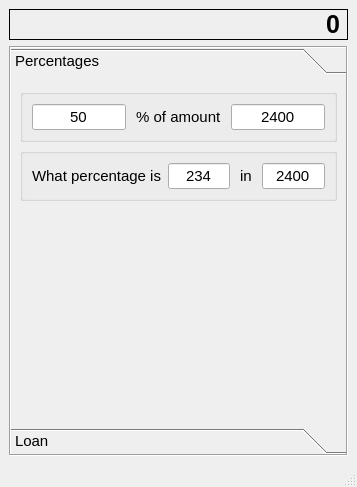
<?xml version="1.0" encoding="UTF-8"?>
<ui version="4.0">
 <class>MainWindow</class>
 <widget class="QMainWindow" name="MainWindow">
  <property name="geometry">
   <rect>
    <x>0</x>
    <y>0</y>
    <width>357</width>
    <height>487</height>
   </rect>
  </property>
  <property name="windowTitle">
   <string>MyCalculators</string>
  </property>
  <widget class="QWidget" name="centralwidget">
   <layout class="QGridLayout" name="gridLayout">
    <item row="1" column="0">
     <widget class="QToolBox" name="toolBox">
      <property name="font">
       <font>
        <pointsize>11</pointsize>
       </font>
      </property>
      <property name="frameShape">
       <enum>QFrame::Box</enum>
      </property>
      <property name="frameShadow">
       <enum>QFrame::Sunken</enum>
      </property>
      <property name="currentIndex">
       <number>0</number>
      </property>
      <widget class="QWidget" name="page">
       <property name="geometry">
        <rect>
         <x>0</x>
         <y>0</y>
         <width>337</width>
         <height>347</height>
        </rect>
       </property>
       <attribute name="label">
        <string>Percentages</string>
       </attribute>
       <layout class="QGridLayout" name="gridLayout_2">
        <item row="0" column="0">
         <widget class="QGroupBox" name="groupBox">
          <property name="title">
           <string/>
          </property>
          <layout class="QGridLayout" name="gridLayout_3">
           <item row="0" column="2">
            <widget class="QLineEdit" name="lineEdit">
             <property name="text">
              <string>2400</string>
             </property>
             <property name="alignment">
              <set>Qt::AlignCenter</set>
             </property>
            </widget>
           </item>
           <item row="0" column="0">
            <widget class="QLineEdit" name="lineEdit_2">
             <property name="text">
              <string>50</string>
             </property>
             <property name="alignment">
              <set>Qt::AlignCenter</set>
             </property>
            </widget>
           </item>
           <item row="0" column="1">
            <widget class="QLabel" name="label_2">
             <property name="text">
              <string> % of amount </string>
             </property>
            </widget>
           </item>
          </layout>
         </widget>
        </item>
        <item row="1" column="0">
         <widget class="QGroupBox" name="groupBox_2">
          <property name="title">
           <string/>
          </property>
          <layout class="QGridLayout" name="gridLayout_4">
           <item row="0" column="3">
            <widget class="QLineEdit" name="lineEdit_4">
             <property name="text">
              <string>2400</string>
             </property>
             <property name="alignment">
              <set>Qt::AlignCenter</set>
             </property>
            </widget>
           </item>
           <item row="0" column="1">
            <widget class="QLineEdit" name="lineEdit_3">
             <property name="text">
              <string>234</string>
             </property>
             <property name="alignment">
              <set>Qt::AlignCenter</set>
             </property>
            </widget>
           </item>
           <item row="0" column="0">
            <widget class="QLabel" name="label_3">
             <property name="text">
              <string>What percentage is</string>
             </property>
            </widget>
           </item>
           <item row="0" column="2">
            <widget class="QLabel" name="label_4">
             <property name="text">
              <string> in </string>
             </property>
            </widget>
           </item>
          </layout>
         </widget>
        </item>
        <item row="2" column="0">
         <spacer name="verticalSpacer">
          <property name="orientation">
           <enum>Qt::Vertical</enum>
          </property>
          <property name="sizeHint" stdset="0">
           <size>
            <width>20</width>
            <height>240</height>
           </size>
          </property>
         </spacer>
        </item>
       </layout>
      </widget>
      <widget class="QWidget" name="page_2">
       <property name="geometry">
        <rect>
         <x>0</x>
         <y>0</y>
         <width>96</width>
         <height>26</height>
        </rect>
       </property>
       <attribute name="label">
        <string>Loan</string>
       </attribute>
      </widget>
     </widget>
    </item>
    <item row="0" column="0">
     <widget class="QLabel" name="label">
      <property name="font">
       <font>
        <pointsize>19</pointsize>
        <weight>75</weight>
        <bold>true</bold>
       </font>
      </property>
      <property name="frameShape">
       <enum>QFrame::Box</enum>
      </property>
      <property name="text">
       <string>0</string>
      </property>
      <property name="alignment">
       <set>Qt::AlignRight|Qt::AlignTrailing|Qt::AlignVCenter</set>
      </property>
     </widget>
    </item>
   </layout>
  </widget>
  <widget class="QStatusBar" name="statusbar"/>
 </widget>
 <tabstops>
  <tabstop>lineEdit_2</tabstop>
  <tabstop>lineEdit</tabstop>
  <tabstop>lineEdit_3</tabstop>
  <tabstop>lineEdit_4</tabstop>
 </tabstops>
 <resources/>
 <connections>
  <connection>
   <sender>lineEdit</sender>
   <signal>returnPressed()</signal>
   <receiver>MainWindow</receiver>
   <slot>doRun()</slot>
   <hints>
    <hint type="sourcelabel">
     <x>472</x>
     <y>104</y>
    </hint>
    <hint type="destinationlabel">
     <x>507</x>
     <y>103</y>
    </hint>
   </hints>
  </connection>
  <connection>
   <sender>lineEdit_4</sender>
   <signal>returnPressed()</signal>
   <receiver>MainWindow</receiver>
   <slot>doRun()</slot>
   <hints>
    <hint type="sourcelabel">
     <x>472</x>
     <y>149</y>
    </hint>
    <hint type="destinationlabel">
     <x>508</x>
     <y>149</y>
    </hint>
   </hints>
  </connection>
  <connection>
   <sender>lineEdit_2</sender>
   <signal>returnPressed()</signal>
   <receiver>MainWindow</receiver>
   <slot>doRun()</slot>
   <hints>
    <hint type="sourcelabel">
     <x>207</x>
     <y>101</y>
    </hint>
    <hint type="destinationlabel">
     <x>509</x>
     <y>81</y>
    </hint>
   </hints>
  </connection>
  <connection>
   <sender>lineEdit_3</sender>
   <signal>returnPressed()</signal>
   <receiver>MainWindow</receiver>
   <slot>doRun()</slot>
   <hints>
    <hint type="sourcelabel">
     <x>286</x>
     <y>148</y>
    </hint>
    <hint type="destinationlabel">
     <x>506</x>
     <y>140</y>
    </hint>
   </hints>
  </connection>
 </connections>
 <slots>
  <slot>doRun()</slot>
 </slots>
</ui>
